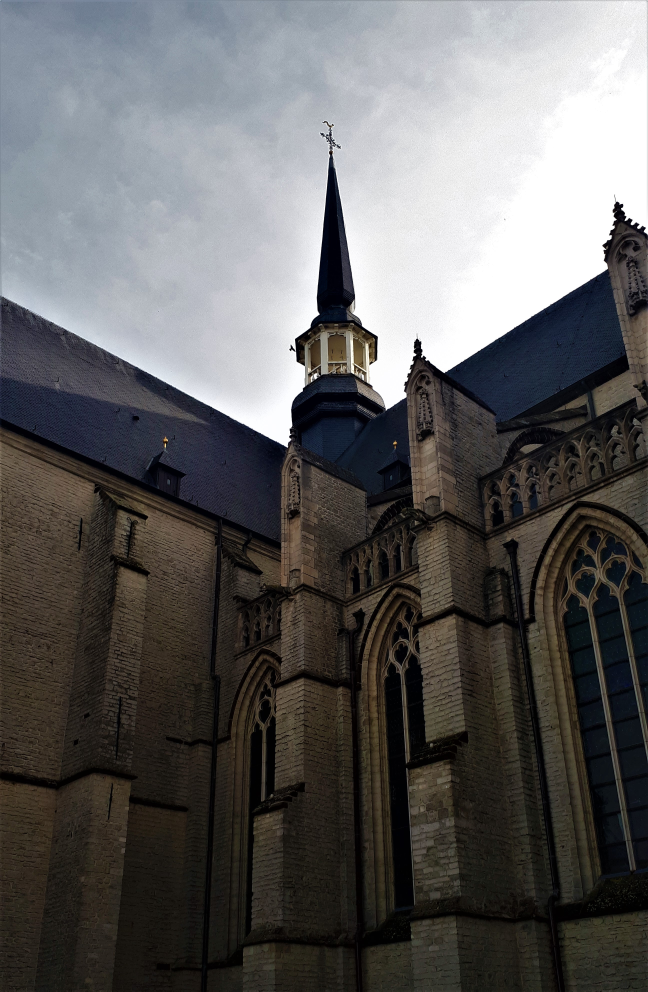
#> input picture computer_vision/first_image_manipulation/image.jpg, 2592 x 3965 px, found by its file name (shown at 1/4 size)
$ python main.py
#> lines starting #> are read from the running program, lines starting #| are printed output that depends on the picture; after the words box and inside, x2 and y2 are one past the last pixel; in counts of white or black regions, pixels touching at a corner belong together
import cv2
import numpy as np

#loading and reading the image
img = cv2.imread("computer_vision\\first_image_manipulation\\image.jpg")
#> img is the input picture: shape (3965, 2592, 3); mean B, G, R 93.9, 94.3, 95.4
img = cv2.resize(img, (0,0), fx=0.25, fy=0.25)
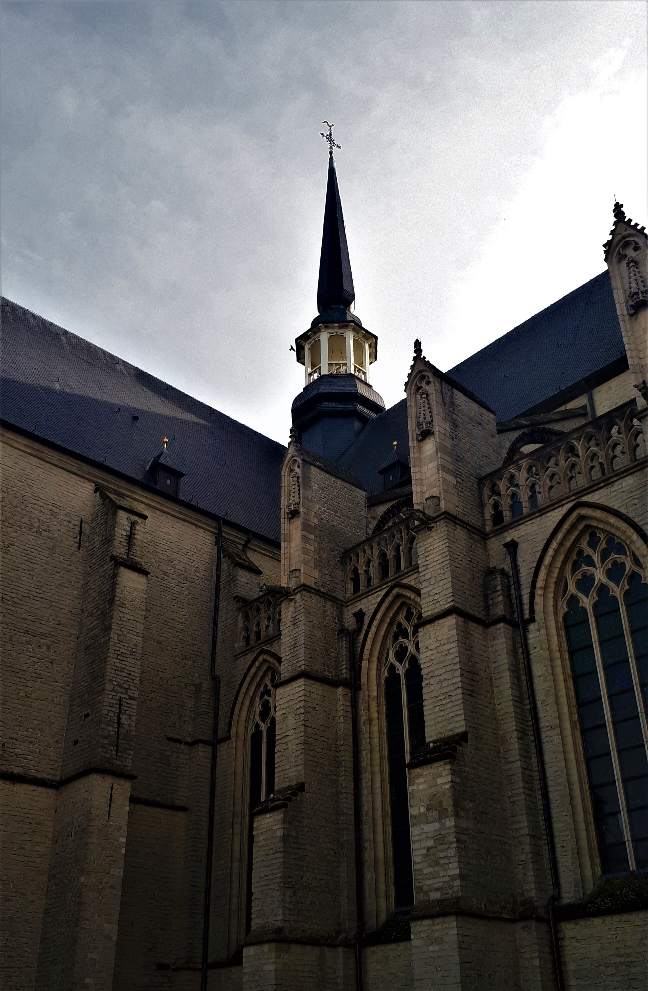
#> img: shape (991, 648, 3); mean B, G, R 94, 94.4, 95.5

#image based on edges
gray = cv2.cvtColor(img, cv2.COLOR_BGR2GRAY)
gray = cv2.medianBlur(gray,5)
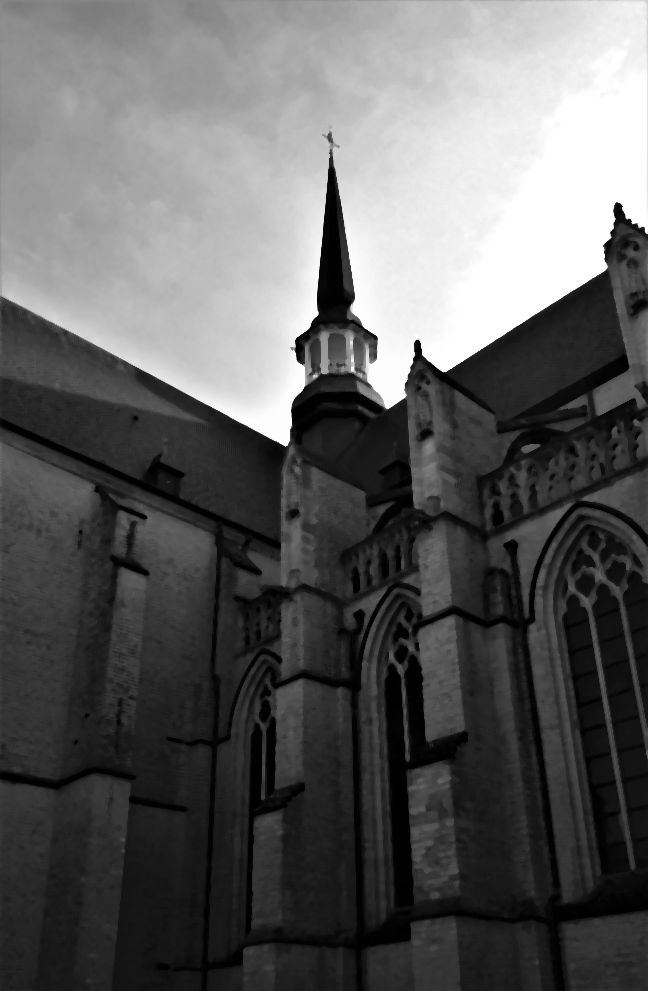
#> gray: shape (991, 648); min 0, max 255, mean 94.8
edges = cv2.adaptiveThreshold(gray, 255, cv2.ADAPTIVE_THRESH_MEAN_C, cv2.THRESH_BINARY, 9, 9)
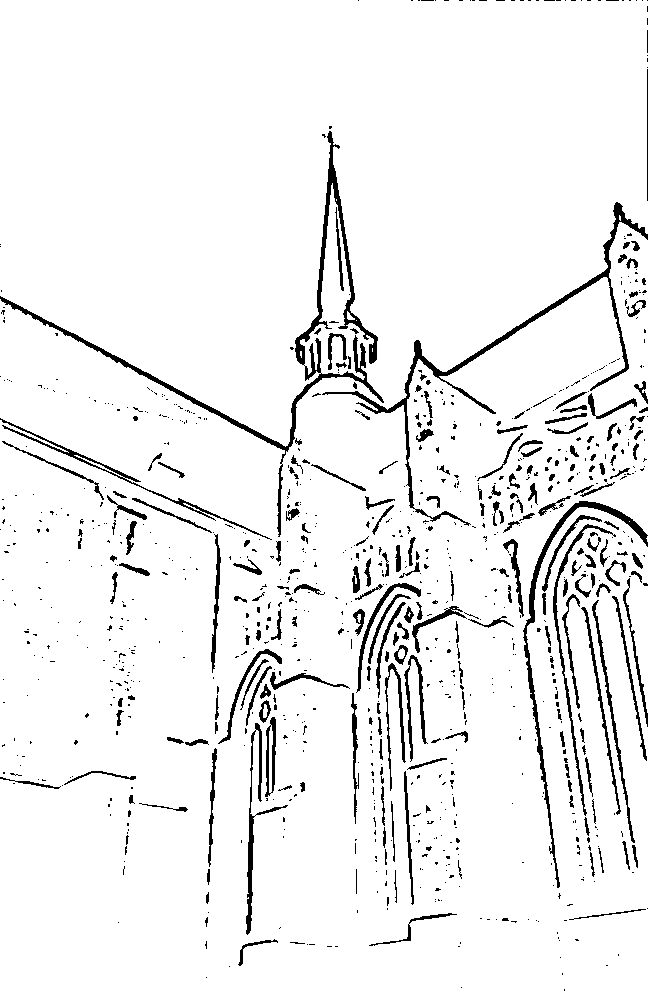
#> edges: shape (991, 648); 94% white; 991 black regions (763 under 20 px), largest, box (x1, y1, x2, y2) and area: (0, 131, 384, 537) 5067, (322, 202, 648, 526) 3472, (523, 501, 648, 888) 2102

#cartoonization (blur + edges)
color = cv2.bilateralFilter(img, 8, 250, 250)
cartoon = cv2.bitwise_and(color, color, mask=edges)
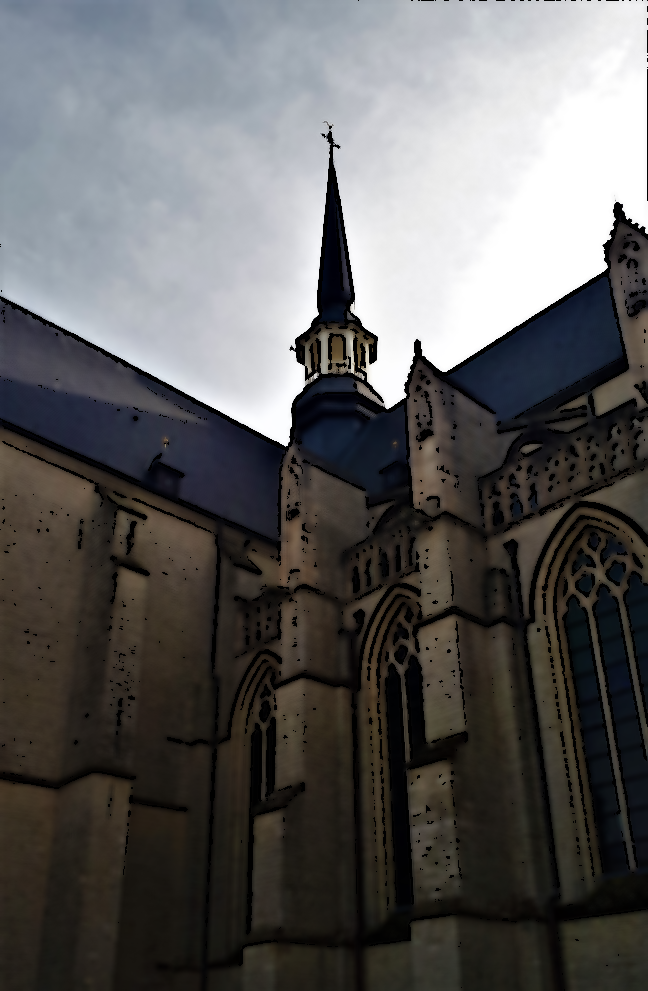
#> cartoon: shape (991, 648, 3); mean B, G, R 92.2, 92.5, 93.5

cv2.imshow("Image",img) #window for original image
cv2.imshow("edges",edges) #window for image based on edges
cv2.imshow("Cartoon",cartoon) #window for cartoon image (not looking good yet)

cv2.waitKey(0)
cv2.destroyAllWindows()
